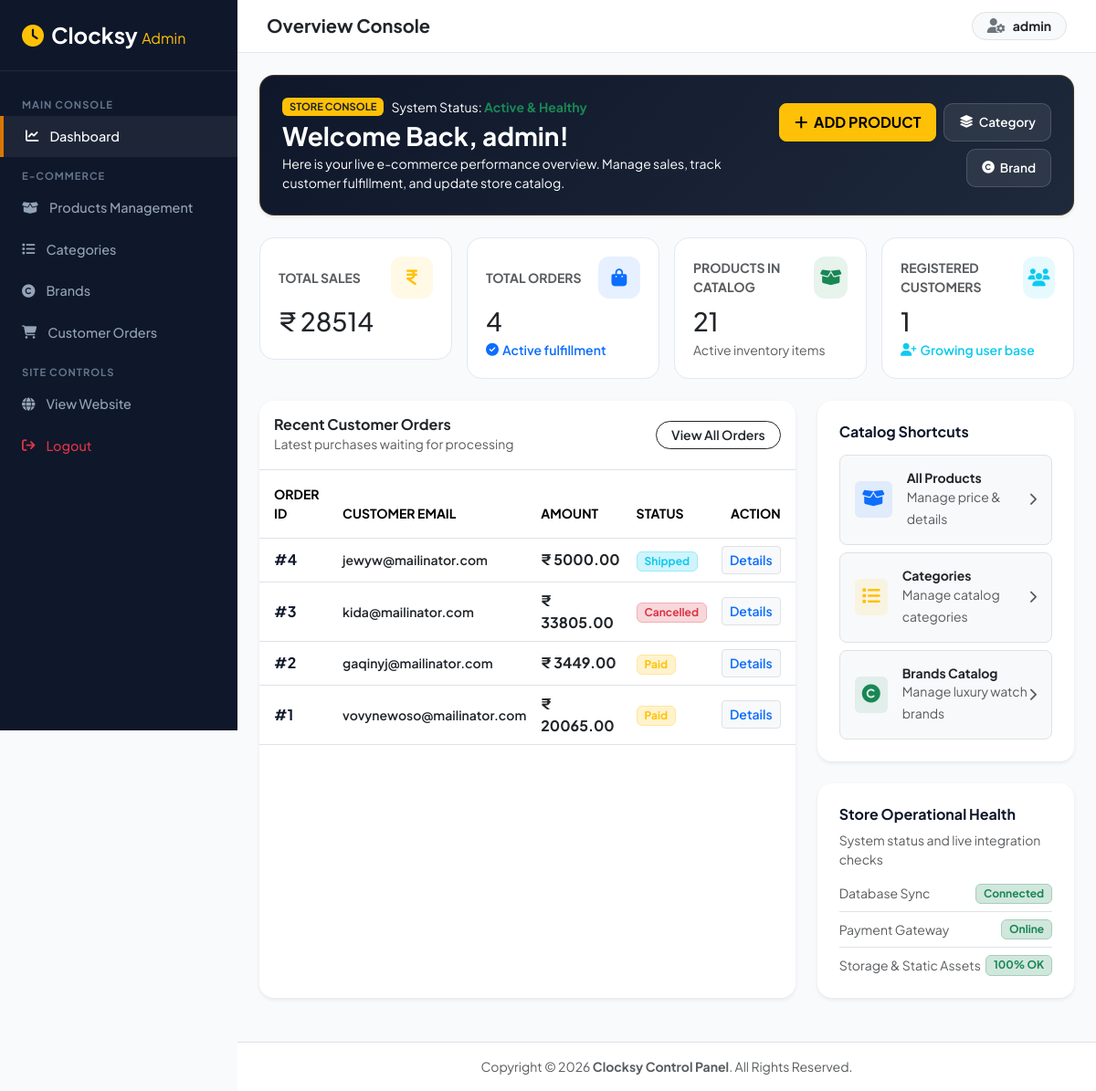
Screenshot of /custom-admin/ (signed in) with the database file from the repository.
### clock_app/models.py (models this page shows, shortened)
class Order(models.Model):
    STATUS = (
        ('Pending', 'Pending'),
        ('Paid', 'Paid'),
        ('Cancelled', 'Cancelled'),
    )
    user = models.ForeignKey(User, on_delete=models.CASCADE)
    name = models.CharField(max_length=100, blank=True, null=True)
    email = models.EmailField(blank=True, null=True)
    phone = models.CharField(max_length=15)
    address = models.TextField()
    total_amount = models.DecimalField(max_digits=10, decimal_places=2)
    razorpay_order_id = models.CharField(max_length=200, blank=True, null=True)
    razorpay_payment_id = models.CharField(max_length=200, blank=True, null=True)
    status = models.CharField(
        max_length=20,
        choices=STATUS,
        default='Pending'
    )
    created_at = models.DateTimeField(auto_now_add=True)

### clock_app/views.py (the view)
# urls.py: path('custom-admin/', views.admin_dashboard, name='admin_dashboard'),
@staff_member_required(login_url='/custom-admin/login/')
def admin_dashboard(request):
    total_orders = Order.objects.count()
    total_products = Product.objects.count()
    revenue_data = Order.objects.exclude(status='Cancelled').aggregate(Sum('total_amount'))
    total_revenue = revenue_data['total_amount__sum'] or 0
    total_customers = User.objects.filter(is_staff=False).count()
    recent_orders = Order.objects.all().order_by('-id')[:10]
    context = {
        'total_orders': total_orders,
        'total_products': total_products,
        'total_revenue': total_revenue,
        'total_customers': total_customers,
        'recent_orders': recent_orders,
    }
    return render(request, 'admin_panel/dashboard.html', context)

### templates/admin_panel/dashboard.html (shortened to what this page needs)
{% extends 'admin_panel/admin_layout.html' %}
{% load static %}
{% block admin_content %}
<div class="card welcome-banner text-white rounded-4 p-4 mb-4 shadow-sm position-relative overflow-hidden">
    <div class="row align-items-center g-3 z-1">
        <div class="col-lg-7">
            <div class="d-flex align-items-center gap-2 mb-1">
                <span class="badge bg-warning text-dark fw-bold px-2 py-1" style="font-size: 0.7rem;">STORE CONSOLE</span>
                <span class="text-slate-400 small">System Status: <strong class="text-success">Active & Healthy</strong></span>
            </div>
            <h3 class="fw-bold mb-1">Welcome Back, {{ request.user.first_name|default:request.user.username }}!</h3>
            <p class="text-slate-300 small mb-0">Here is your live e-commerce performance overview. Manage sales, track customer fulfillment, and update store catalog.</p>
        </div>
        <div class="col-lg-5 text-lg-end">
            <div class="d-flex align-items-center justify-content-lg-end gap-2 flex-wrap">
                <a href="{% url 'add_product' %}" class="btn btn-warning fw-bold px-3 py-2 rounded-3 text-uppercase fs-6 shadow-sm">
                    <i class="fa-solid fa-plus me-1"></i> Add Product
                </a>
                <a href="{% url 'add_category' %}" class="quick-action-btn">
                    <i class="fa-solid fa-layer-group"></i> Category
                </a>
                <a href="{% url 'add_brand' %}" class="quick-action-btn">
                    <i class="fa-solid fa-copyright"></i> Brand
                </a>
            </div>
        </div>
    </div>
</div>
<div class="row g-3 mb-4">
    <div class="col-12 col-sm-6 col-xl-3">
        <div class="stat-card-v2">
            <div class="d-flex align-items-center justify-content-between mb-2">
                <span class="text-muted small fw-bold text-uppercase">Total Sales</span>
                <div class="stat-icon-v2 bg-warning bg-opacity-10 text-warning">
                    <i class="fa-solid fa-indian-rupee-sign"></i>
                </div>
            </div>
            <h3 class="fw-extrabold text-dark mb-1">₹ {{ total_revenue }}</h3>
        </div>
    </div>
    <div class="col-12 col-sm-6 col-xl-3">
        <div class="stat-card-v2">
            <div class="d-flex align-items-center justify-content-between mb-2">
                <span class="text-muted small fw-bold text-uppercase">Total Orders</span>
                <div class="stat-icon-v2 bg-primary bg-opacity-10 text-primary">
                    <i class="fa-solid fa-bag-shopping"></i>
                </div>
            </div>
            <h3 class="fw-extrabold text-dark mb-1">{{ total_orders }}</h3>
            <div class="d-flex align-items-center gap-1 text-primary small fw-semibold">
                <i class="fa-solid fa-circle-check"></i>
                <span>Active fulfillment</span>
            </div>
        </div>
    </div>
    <div class="col-12 col-sm-6 col-xl-3">
        <div class="stat-card-v2">
            <div class="d-flex align-items-center justify-content-between mb-2">
                <span class="text-muted small fw-bold text-uppercase">Products In Catalog</span>
                <div class="stat-icon-v2 bg-success bg-opacity-10 text-success">
                    <i class="fa-solid fa-box-open"></i>
                </div>
            </div>
            <h3 class="fw-extrabold text-dark mb-1">{{ total_products }}</h3>
            <div class="d-flex align-items-center gap-1 text-muted small">
                <span>Active inventory items</span>
            </div>
        </div>
    </div>
    <div class="col-12 col-sm-6 col-xl-3">
        <div class="stat-card-v2">
            <div class="d-flex align-items-center justify-content-between mb-2">
                <span class="text-muted small fw-bold text-uppercase">Registered Customers</span>
                <div class="stat-icon-v2 bg-info bg-opacity-10 text-info">
                    <i class="fa-solid fa-users"></i>
                </div>
            </div>
            <h3 class="fw-extrabold text-dark mb-1">{{ total_customers }}</h3>
            <div class="d-flex align-items-center gap-1 text-info small fw-semibold">
                <i class="fa-solid fa-user-plus"></i>
                <span>Growing user base</span>
            </div>
        </div>
    </div>
</div>
<div class="row g-4 mb-4">
    <div class="col-lg-8">
        <div class="card border-0 shadow-sm rounded-4 overflow-hidden bg-white h-100">
            <div class="card-header bg-white p-3 border-bottom d-flex align-items-center justify-content-between">
                <div>
                    <h6 class="fw-bold mb-0 text-dark">Recent Customer Orders</h6>
                    <span class="text-muted small">Latest purchases waiting for processing</span>
                </div>
                <a href="{% url 'admin_order_list' %}" class="btn btn-sm btn-outline-dark rounded-pill px-3 fw-semibold">
                    View All Orders
                </a>
            </div>
            <div class="table-responsive">
                <table class="table align-middle mb-0">
                    <thead class="bg-light text-muted small text-uppercase">
                        <tr>
                            <th class="ps-3 py-3">Order ID</th>
                            <th class="py-3">Customer Email</th>
                            <th class="py-3">Amount</th>
                            <th class="py-3">Status</th>
                            <th class="pe-3 py-3 text-end">Action</th>
                        </tr>
                    </thead>
                    <tbody>
                        {% if recent_orders %}
                            {% for order in recent_orders %}
                            <tr>
                                <td class="ps-3 fw-bold" style="color: #0f172a;">#{{ order.id }}</td>
                                <td>
                                    <span class="fw-semibold text-dark small">{{ order.email|default:"N/A" }}</span>
                                </td>
                                <td class="fw-bold text-dark">₹ {{ order.total_amount }}</td>
                                <td>
                                    {% if order.status == 'Delivered' %}
                                        <span class="badge bg-success-subtle text-success border border-success-subtle fw-bold px-2 py-1">Delivered</span>
                                    {% elif order.status == 'Shipped' %}
                                        <span class="badge bg-info-subtle text-info border border-info-subtle fw-bold px-2 py-1">Shipped</span>
                                    {% elif order.status == 'Cancelled' %}
                                        <span class="badge bg-danger-subtle text-danger border border-danger-subtle fw-bold px-2 py-1">Cancelled</span>
                                    {% else %}
                                        <span class="badge bg-warning-subtle text-warning border border-warning-subtle fw-bold px-2 py-1">{{ order.status|default:"Paid" }}</span>
                                    {% endif %}
                                </td>
                                <td class="pe-3 text-end">
                                    <a href="{% url 'admin_order_detail' order.id %}" class="btn btn-sm btn-light border text-primary fw-semibold">
                                        Details
                                    </a>
                                </td>
                            </tr>
                            {% endfor %}
                        {% else %}
                            <tr>
                                <td colspan="5" class="text-center py-5 text-muted small">No recent customer orders found.</td>
                            </tr>
                        {% endif %}
                    </tbody>
                </table>
            </div>
        </div>
    </div>
    <div class="col-lg-4">
        <div class="card border-0 shadow-sm rounded-4 p-4 bg-white mb-4">
            <h6 class="fw-bold mb-3" style="color: #0f172a;">Catalog Shortcuts</h6>
            <div class="d-grid gap-2">
                <a href="{% url 'admin_product_list' %}" class="btn btn-light border text-start d-flex align-items-center justify-content-between p-3 rounded-3">
                    <div class="d-flex align-items-center gap-3">
                        <div class="bg-primary bg-opacity-10 text-primary p-2 rounded-2">
                            <i class="fa-solid fa-box-open fs-5"></i>
                        </div>
                        <div>
                            <h6 class="fw-bold mb-0 text-dark small">All Products</h6>
                            <span class="text-muted small">Manage price & details</span>
                        </div>
                    </div>
                    <i class="fa-solid fa-chevron-right text-muted small"></i>
                </a>
                <a href="{% url 'category_list' %}" class="btn btn-light border text-start d-flex align-items-center justify-content-between p-3 rounded-3">
                    <div class="d-flex align-items-center gap-3">
                        <div class="bg-warning bg-opacity-10 text-warning p-2 rounded-2">
                            <i class="fa-solid fa-list fs-5"></i>
                        </div>
                        <div>
                            <h6 class="fw-bold mb-0 text-dark small">Categories</h6>
                            <span class="text-muted small">Manage catalog categories</span>
                        </div>
                    </div>
                    <i class="fa-solid fa-chevron-right text-muted small"></i>
                </a>
                <a href="{% url 'brand_list' %}" class="btn btn-light border text-start d-flex align-items-center justify-content-between p-3 rounded-3">
                    <div class="d-flex align-items-center gap-3">
                        <div class="bg-success bg-opacity-10 text-success p-2 rounded-2">
                            <i class="fa-solid fa-copyright fs-5"></i>
                        </div>
                        <div>
                            <h6 class="fw-bold mb-0 text-dark small">Brands Catalog</h6>
                            <span class="text-muted small">Manage luxury watch brands</span>
                        </div>
                    </div>
                    <i class="fa-solid fa-chevron-right text-muted small"></i>
                </a>
            </div>
        </div>
        <div class="card border-0 shadow-sm rounded-4 p-4 bg-white">
            <h6 class="fw-bold mb-2" style="color: #0f172a;">Store Operational Health</h6>
            <p class="text-muted small mb-3">System status and live integration checks</p>
            <div class="d-flex align-items-center justify-content-between mb-2 pb-2 border-bottom">
                <span class="small text-muted">Database Sync</span>
                <span class="badge bg-success-subtle text-success border border-success-subtle">Connected</span>
            </div>
            <div class="d-flex align-items-center justify-content-between mb-2 pb-2 border-bottom">
                <span class="small text-muted">Payment Gateway</span>
                <span class="badge bg-success-subtle text-success border border-success-subtle">Online</span>
            </div>
            <div class="d-flex align-items-center justify-content-between">
                <span class="small text-muted">Storage & Static Assets</span>
                <span class="badge bg-success-subtle text-success border border-success-subtle">100% OK</span>
            </div>
        </div>
    </div>
</div>
{% endblock admin_content %}

### templates/admin_panel/admin_layout.html (shortened to what this page needs)
<!DOCTYPE html>
<html lang="en">
{% load static %}
<head>
    <link href="https://cdn.jsdelivr.net/npm/bootstrap@5.3.3/dist/css/bootstrap.min.css" rel="stylesheet">
    <link rel="stylesheet" href="https://cdnjs.cloudflare.com/ajax/libs/font-awesome/6.7.2/css/all.min.css" />
</head>
<body>
    <aside class="admin-sidebar">
        <div class="sidebar-brand">
            <a href="{% url 'admin_dashboard' %}" class="text-decoration-none">
                <h4 class="fw-bold text-white mb-0"><i class="fa-solid fa-clock text-warning me-2"></i>Clocksy <span class="fs-6 text-warning fw-normal">Admin</span></h4>
            </a>
        </div>
        <div class="sidebar-menu">
            <div class="menu-category">Main Console</div>
            <a href="{% url 'admin_dashboard' %}" class="nav-link-admin active">
                <i class="fa-solid fa-chart-line"></i> Dashboard
            </a>
            <div class="menu-category">E-Commerce</div>
            <a href="{% url 'admin_product_list' %}" class="nav-link-admin">
                <i class="fa-solid fa-box-open"></i> Products Management
            </a>
            <a href="{% url 'category_list' %}" class="nav-link-admin">
                <i class="fa-solid fa-list"></i> Categories
            </a>
            <a href="{% url 'brand_list' %}" class="nav-link-admin">
                <i class="fa-solid fa-copyright"></i> Brands
            </a>
            <a href="{% url 'admin_order_list' %}" class="nav-link-admin">
                <i class="fa-solid fa-cart-shopping"></i> Customer Orders
            </a>
            <div class="menu-category">Site Controls</div>
            <a href="{% url 'index' %}" target="_blank" class="nav-link-admin">
                <i class="fa-solid fa-globe"></i> View Website
            </a>
            <a href="{% url 'logout_admin' %}" class="nav-link-admin text-danger">
                <i class="fa-solid fa-arrow-right-from-bracket"></i> Logout
            </a>
        </div>
    </aside>
    <div class="admin-main">
        <header class="admin-navbar d-flex align-items-center justify-content-between">
            <div class="d-flex align-items-center gap-3">
                <h5 class="fw-bold text-dark mb-0">Overview Console</h5>
            </div>
            <div class="d-flex align-items-center gap-3">
                <div class="dropdown">
                    <button class="btn btn-light rounded-pill border d-flex align-items-center gap-2 px-3 py-1" type="button" data-bs-toggle="dropdown">
                        <i class="fa-solid fa-user-gear text-secondary"></i>
                        <span class="small fw-bold text-dark">{{ request.user.username }}</span>
                    </button>
                </div>
            </div>
        </header>
        <main class="p-4 flex-grow-1">
            {% block admin_content %}
            {% endblock admin_content %}
        </main>
        <footer class="p-3 bg-white border-top text-center text-muted small">
            Copyright &copy; 2026 <strong>Clocksy Control Panel</strong>. All Rights Reserved.
        </footer>
    </div>
</body>
</html>

### rows the page displays
Order: id "4", email "jewyw@mailinator.com", total_amount "5000.00", status "Shipped"
Order: id "3", email "kida@mailinator.com", total_amount "33805.00", status "Cancelled"
Order: id "2", email "gaqinyj@mailinator.com", total_amount "3449.00", status "Paid"
Order: id "1", email "vovynewoso@mailinator.com", total_amount "20065.00", status "Paid"

### other values shown
{{ request.user.username }} "admin"
{{ request.user.first_name|default:request.user.username }} "admin"
{{ total_revenue }} "28514"
{{ total_orders }} "4"
{{ total_products }} "21"
{{ total_customers }} "1"
